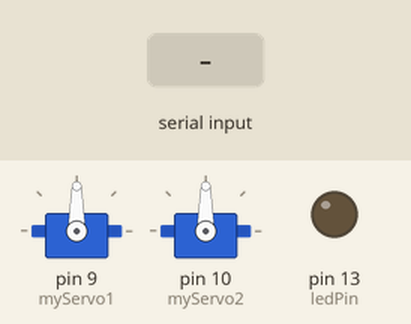
Recording of a sketch running on a simulated Arduino Uno, built with avr-gcc and run on an emulated ATmega328P. On the bench: 2 × servo, output pins drawn as LEDs (lit = HIGH). The test bench sets the inputs (shaded band).

Above: at 1.2 s.
1.3 s: "1\n" received over Serial
At 1.9 s:
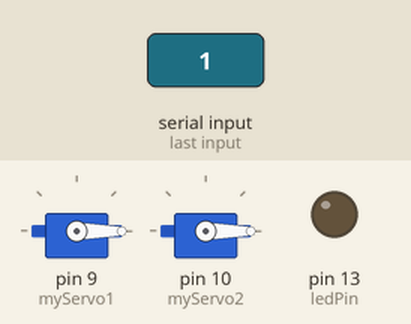
Timing chart, 0 to 4.3 s (numbered marks = the images above; inputs shaded):
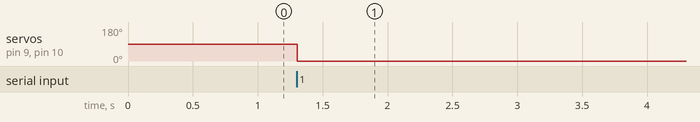

Measured:
- after the input at 1.3 s, servo on pin 9 (myServo1), servo on pin 10 (myServo2): 90° → 0° at once

The sketch:

servo.ino
```cpp
#include <ArduinoJson.h>
#include <Servo.h>

// Create a servo object
Servo myServo1;
Servo myServo2;
// Define the pin for the onboard LED
const int ledPin = LED_BUILTIN;

// Define the maximum size of the JSON object
const size_t capacity = JSON_OBJECT_SIZE(2);
DynamicJsonDocument doc(capacity);

void setup() {
  Serial.begin(9600); // opens serial port, sets data rate to 9600 bps 8N1
  myServo1.attach(9); // Attach the servo to pin 9
  myServo2.attach(10); // Attach the servo to pin 10
  pinMode(ledPin, OUTPUT); // Set the LED pin as an output
}

void loop() {
    if (Serial.available()) {
        // Read data from serial
        String data = Serial.readStringUntil('\n');

        // Parse JSON data
        deserializeJson(doc, data);

        // Extract values from JSON
        int x = doc["x"];
        int y = doc["y"];

        // Process the received data
        myServo1.write(x);
        myServo2.write(y);

      }
    }
```
